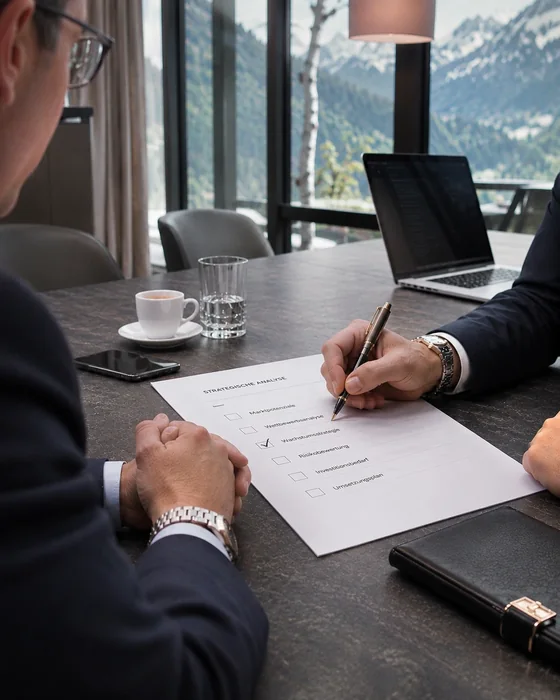
#> input picture website/brand-extra/example-photo-560.webp, 560 x 700 px
$ python photo_finish.py ../../../website/brand-extra/example-photo-560.webp --out out.png
#> lines starting #> are read from the running program, lines starting #| are printed output that depends on the picture
#!/usr/bin/env python3
# SPDX-License-Identifier: Apache-2.0
# Copyright 2026 Ruben Ferraro — Unrendered (https://github.com/mysterxn-ctrl/unrendered)
"""Optional optical/film finishing pass for images that still look too clean.

Subtle by default. Every effect is opt-in-strength and physically motivated:
  --grain      luminance-weighted sensor/film grain (0-1, default 0.25; stronger in shadows/midtones)
  --vignette   natural lens falloff (0-1, default 0.15)
  --ca         lateral chromatic aberration in px at the corners (default 0.6)
  --rolloff    soft highlight shoulder (0-1, default 0.2) to remove digital-harsh whites
  --jpeg Q     save as JPEG at quality Q (in-camera look) instead of PNG

Usage: photo_finish.py in.png -o out.png [--grain 0.25 --vignette 0.15 --ca 0.6 --rolloff 0.2]
Provenance: ICC profile, EXIF, XMP and DPI are kept; no camera EXIF is fabricated. Writing new pixels would
drop a C2PA manifest, so files that carry one are refused (exit code 3) instead of being silently stripped.
Requires Pillow + numpy.
"""
import argparse
import sys

try:
    import numpy as np
    from PIL import Image, PngImagePlugin
except ImportError:
    sys.exit("needs: pip install pillow numpy")


def main():
    ap = argparse.ArgumentParser()
    ap.add_argument("src")
    ap.add_argument("-o", "--out", required=True)
    ap.add_argument("--grain", type=float, default=0.25)
    ap.add_argument("--vignette", type=float, default=0.15)
    ap.add_argument("--ca", type=float, default=0.6)
    ap.add_argument("--rolloff", type=float, default=0.2)
    ap.add_argument("--jpeg", type=int)
    ap.add_argument("--seed", type=int, default=7)
    a = ap.parse_args()

    with open(a.src, "rb") as fh:
        raw = fh.read()
    if b"c2pa" in raw:  # C2PA manifests live in JUMBF boxes labelled "c2pa"
        print("refused: this file carries C2PA provenance data, and a finishing pass would remove it. "
              "Keep the image as delivered, or apply the edit with a C2PA-aware tool that records it.", file=sys.stderr)
        sys.exit(3)
    src = Image.open(a.src)
#> src is the input picture: PIL image 560x700 RGB; mean R, G, B 99.2, 96.7, 98.6
    info = dict(src.info)
#> info = {'loop': 1, 'background': (255, 255, 255, 255), 'timestamp': 0, 'duration': 0}
    im = np.asarray(src.convert("RGB")).astype(np.float32) / 255.0
    h, w, _ = im.shape
#> h = 700; w = 560
    rng = np.random.default_rng(a.seed)

    # lateral chromatic aberration: scale R up and B down radially by a fraction of a pixel at corners
    if a.ca > 0:
        yy, xx = np.mgrid[0:h, 0:w].astype(np.float32)
        cx, cy = (w - 1) / 2, (h - 1) / 2
#> cx = 279.5; cy = 349.5
        rmax = np.hypot(cx, cy)
#> rmax = 447.5
        def remap(ch, k):
#> called with k = 1
            s = 1 + k * a.ca / rmax
#> s = 1
            xs = np.clip(cx + (xx - cx) / s, 0, w - 1)
            ys = np.clip(cy + (yy - cy) / s, 0, h - 1)
            x0, y0 = np.floor(xs).astype(int), np.floor(ys).astype(int)
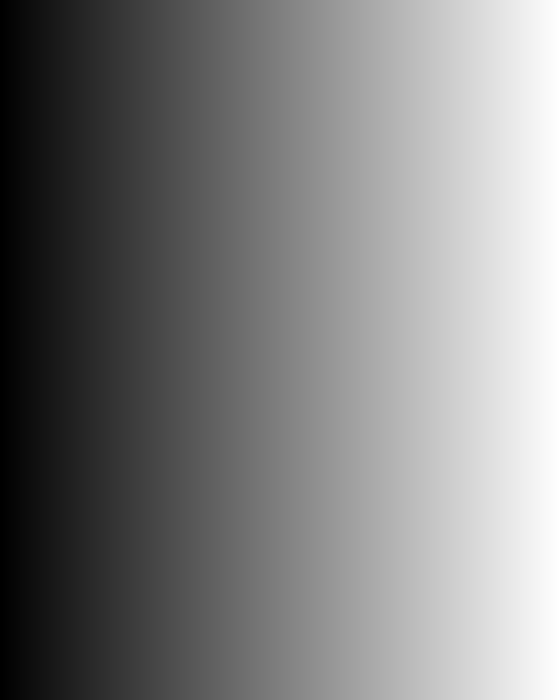
#> xs: shape (700, 560) float32; min 0.374, max 558.6, mean 279.5; drawn with min black and max white
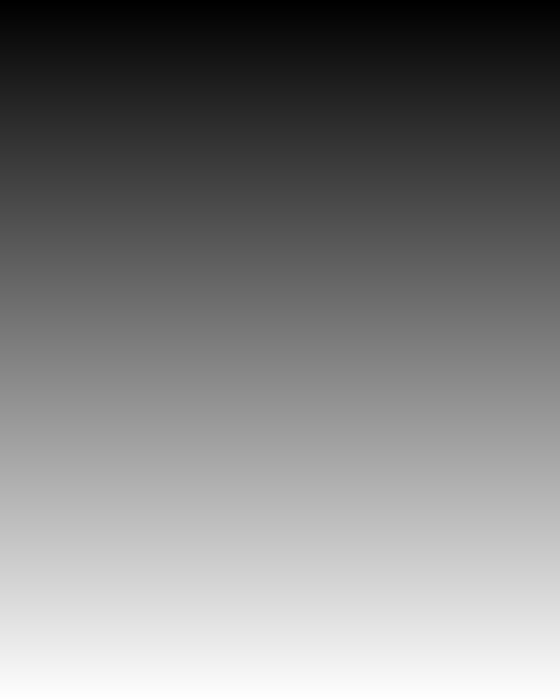
#> ys: shape (700, 560) float32; min 0.468, max 698.5, mean 349.5; drawn with min black and max white
            x1, y1 = np.minimum(x0 + 1, w - 1), np.minimum(y0 + 1, h - 1)
            fx, fy = xs - x0, ys - y0
            return (ch[y0, x0] * (1 - fx) * (1 - fy) + ch[y0, x1] * fx * (1 - fy)
                    + ch[y1, x0] * (1 - fx) * fy + ch[y1, x1] * fx * fy)
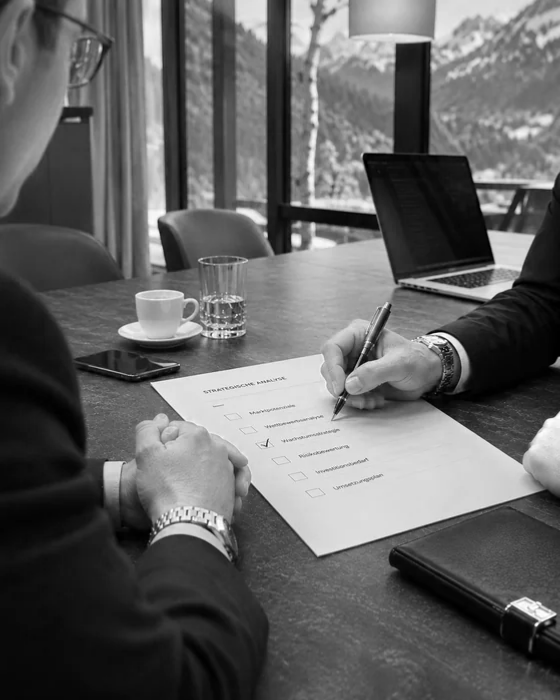
#> returned value: shape (700, 560) float64; min 0, max 1, mean 0.389
        im[..., 0] = remap(im[..., 0], +1)
        im[..., 2] = remap(im[..., 2], -1)
#> call 2 of remap, with k = -1
#> in remap (call 2), `return (ch[y0, x0] * (1 - fx) * (1 - fy) + ch[y0, x1] * fx * (1 - fy) ..`:
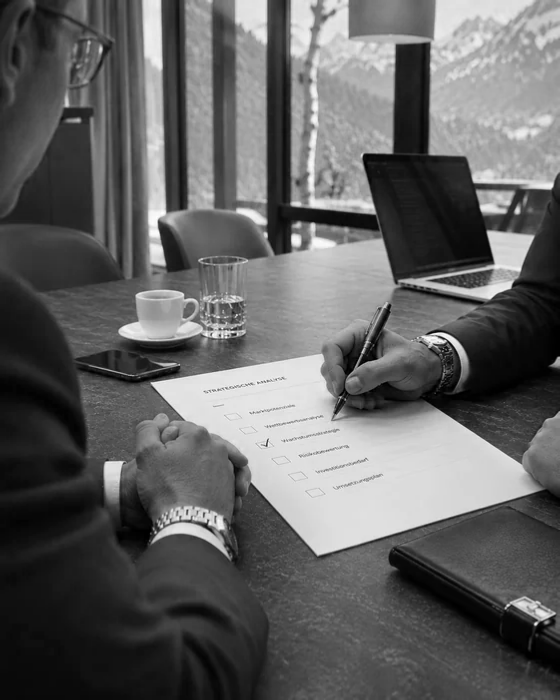
#> returned value: shape (700, 560) float64; min 0, max 1, mean 0.386

    # highlight roll-off (soft shoulder above 0.8)
    if a.rolloff > 0:
        t = 0.8
        k = a.rolloff * 4
        over = np.clip(im - t, 0, None)
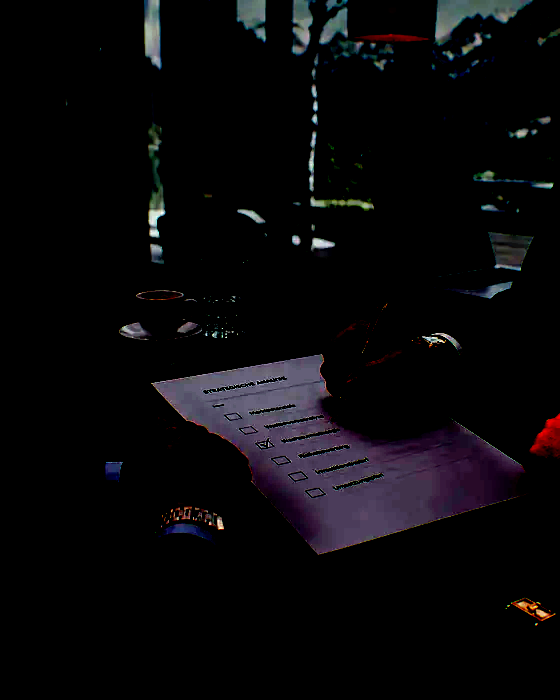
#> over: shape (700, 560, 3) float32; mean R, G, B 0.00709, 0.00621, 0.00787; drawn with min black and max white
        im = np.where(im > t, t + (1 - t) * (1 - np.exp(-k * over / (1 - t))) / (1 - np.exp(-k)), im)

    # vignette (cos^4-like falloff)
    if a.vignette > 0:
        yy, xx = np.mgrid[0:h, 0:w].astype(np.float32)
        r = np.hypot((xx - w / 2) / (w / 2), (yy - h / 2) / (h / 2)) / np.sqrt(2)
        im *= (1 - a.vignette * r ** 2.2)[..., None]

    # grain: mostly luminance, stronger in mid/shadows, slightly clumped
    if a.grain > 0:
        lum = im @ np.array([0.2126, 0.7152, 0.0722], dtype=np.float32)
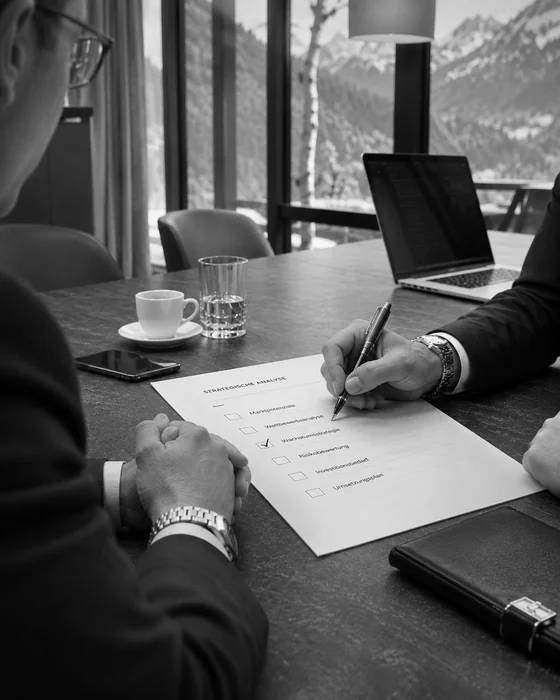
#> lum: shape (700, 560) float32; min 0, max 0.994, mean 0.369
        n = rng.normal(0, 1, (h, w)).astype(np.float32)
        n = (n + np.roll(n, 1, 0) + np.roll(n, 1, 1)) / np.sqrt(3)
        amp = a.grain * 0.045 * (0.35 + 0.65 * (1 - lum) ** 0.8)
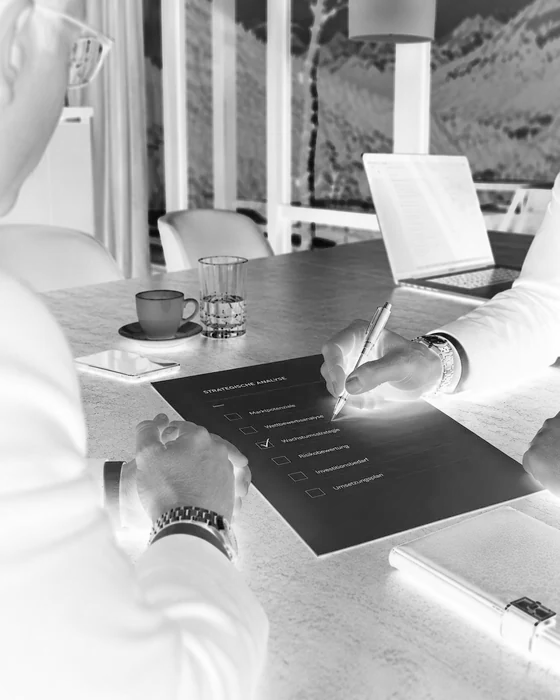
#> amp: shape (700, 560) float32; min 0.00406, max 0.0113, mean 0.00891; drawn with min black and max white
        im += (n * amp)[..., None]
        im += rng.normal(0, a.grain * 0.006, im.shape).astype(np.float32)  # faint chroma noise

    out = Image.fromarray((np.clip(im, 0, 1) * 255 + 0.5).astype(np.uint8))
    keep = {k: v for k, v in info.items() if k in ("icc_profile", "exif", "dpi")}
#> keep = 0 items
    xmp = info.get("xmp") or info.get("XML:com.adobe.xmp")  # JPEG/WebP readers use "xmp", PNG uses the iTXt key
    if isinstance(xmp, str):
        xmp = xmp.encode("utf-8")
    fmt = "JPEG" if a.jpeg else (Image.registered_extensions().get("." + a.out.rsplit(".", 1)[-1].lower()) or "PNG")
    if xmp and fmt == "PNG":
        meta = PngImagePlugin.PngInfo()
        meta.add_itxt("XML:com.adobe.xmp", xmp.decode("utf-8", errors="replace"))
        keep["pnginfo"] = meta
    elif xmp:
        keep["xmp"] = xmp
    if a.jpeg:
        out.save(a.out, "JPEG", quality=a.jpeg, subsampling=1, **keep)
    else:
        out.save(a.out, fmt, **keep)
    print(a.out)


if __name__ == "__main__":
    main()

$ run again, on website/brand-extra/example-render-560.webp
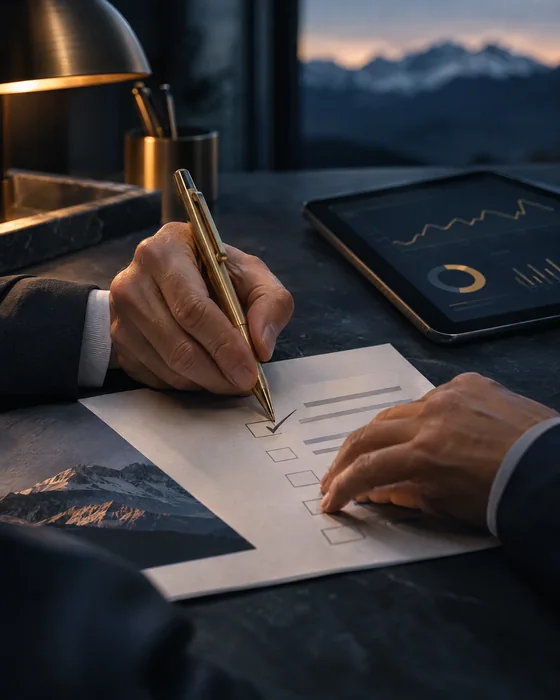
#> input picture website/brand-extra/example-render-560.webp, 560 x 700 px
#> in main, src is the input picture: PIL image 560x700 RGB; mean R, G, B 58.2, 55.7, 58.1
#> info = {'loop': 1, 'background': (255, 255, 255, 255), 'timestamp': 0, 'duration': 0}
#> in main, `over = np.clip(im - t, 0, None)`:
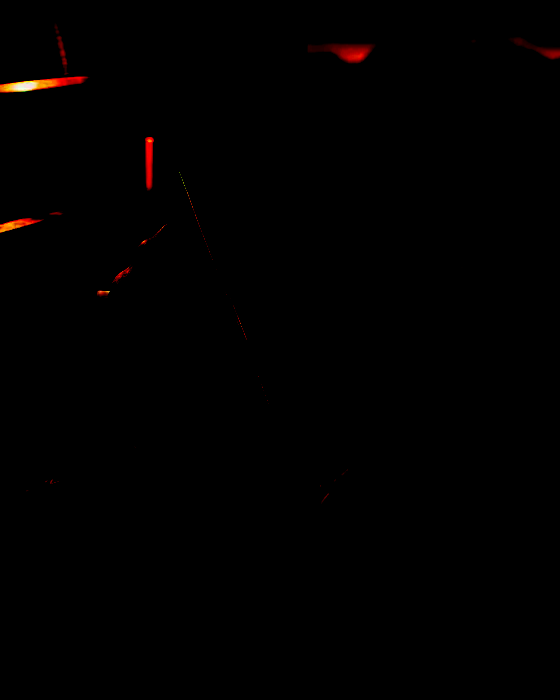
#> over: shape (700, 560, 3) float32; mean R, G, B 0.000962, 0.000227, 7.1e-05; drawn with min black and max white
#> in main, `amp = a.grain * 0.045 * (0.35 + 0.65 * (1 - lum) ** 0.8)`:
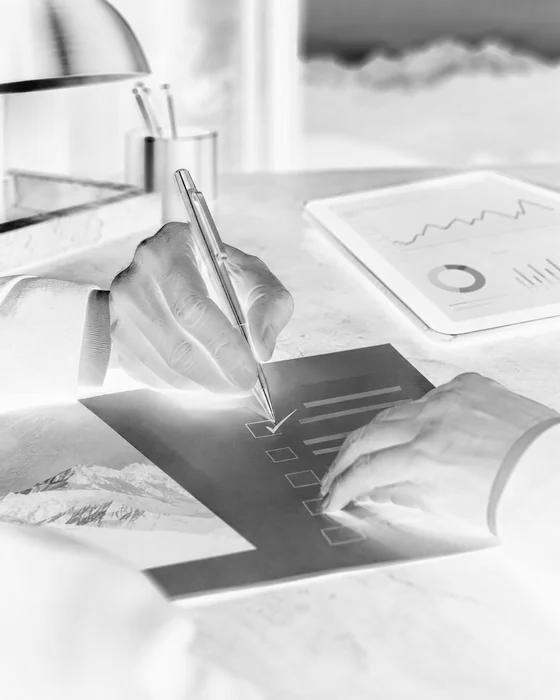
#> amp: shape (700, 560) float32; min 0.00489, max 0.0112, mean 0.00995; drawn with min black and max white
#> keep = 0 items

$ run again, on website/brand-extra/hero-art-768.webp
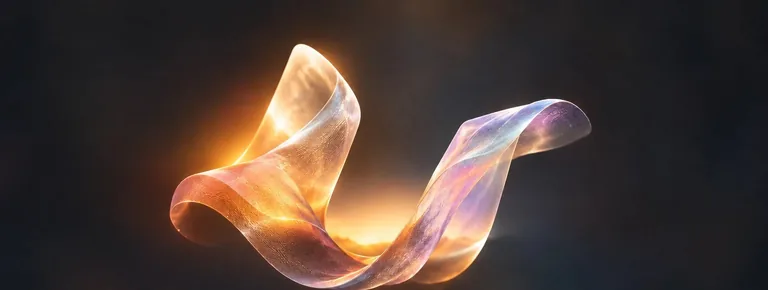
#> input picture website/brand-extra/hero-art-768.webp, 768 x 290 px
#> in main, src is the input picture: PIL image 768x290 RGB; mean R, G, B 78, 61.7, 54.5
#> info = {'loop': 1, 'background': (255, 255, 255, 255), 'timestamp': 0, 'duration': 0}
#> in main, `over = np.clip(im - t, 0, None)`:
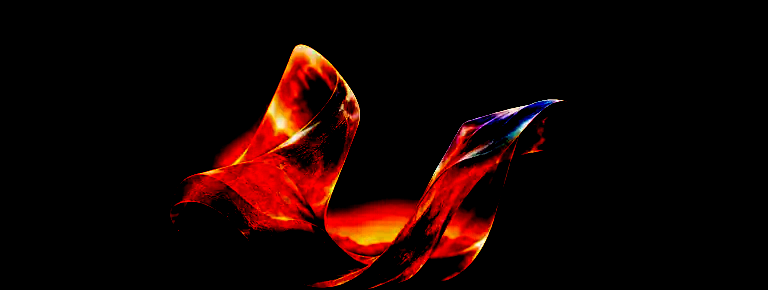
#> over: shape (290, 768, 3) float32; mean R, G, B 0.0174, 0.00274, 0.00104; drawn with min black and max white
#> in main, `amp = a.grain * 0.045 * (0.35 + 0.65 * (1 - lum) ** 0.8)`:
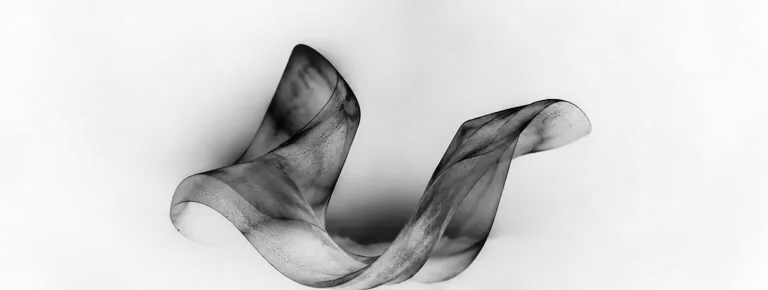
#> amp: shape (290, 768) float32; min 0.00403, max 0.0109, mean 0.00971; drawn with min black and max white
#> keep = 0 items
